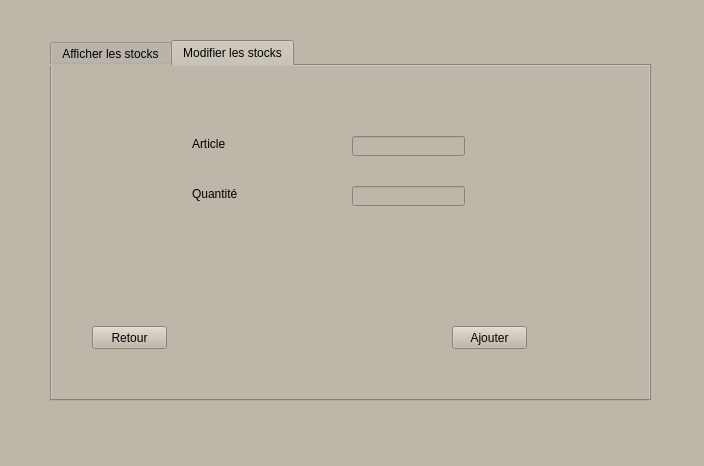
<?xml version="1.0" encoding="UTF-8"?>
<ui version="4.0">
 <class>Stock</class>
 <widget class="QWidget" name="Stock">
  <property name="geometry">
   <rect>
    <x>0</x>
    <y>0</y>
    <width>704</width>
    <height>466</height>
   </rect>
  </property>
  <property name="windowTitle">
   <string>Form</string>
  </property>
  <property name="styleSheet">
   <string notr="true">background-color: rgb(190, 182, 168);</string>
  </property>
  <widget class="QTabWidget" name="tabWidget">
   <property name="geometry">
    <rect>
     <x>50</x>
     <y>40</y>
     <width>601</width>
     <height>361</height>
    </rect>
   </property>
   <property name="currentIndex">
    <number>1</number>
   </property>
   <widget class="QWidget" name="tab_2">
    <attribute name="title">
     <string>Afficher les stocks</string>
    </attribute>
    <widget class="QTableView" name="tabetudiant">
     <property name="geometry">
      <rect>
       <x>100</x>
       <y>40</y>
       <width>331</width>
       <height>231</height>
      </rect>
     </property>
    </widget>
   </widget>
   <widget class="QWidget" name="tab">
    <attribute name="title">
     <string>Modifier les stocks</string>
    </attribute>
    <widget class="QLabel" name="label">
     <property name="geometry">
      <rect>
       <x>140</x>
       <y>70</y>
       <width>91</width>
       <height>16</height>
      </rect>
     </property>
     <property name="text">
      <string>Article</string>
     </property>
    </widget>
    <widget class="QLabel" name="label_2">
     <property name="geometry">
      <rect>
       <x>140</x>
       <y>120</y>
       <width>101</width>
       <height>16</height>
      </rect>
     </property>
     <property name="text">
      <string>Quantité</string>
     </property>
    </widget>
    <widget class="QLineEdit" name="lineEdit_as">
     <property name="geometry">
      <rect>
       <x>300</x>
       <y>70</y>
       <width>113</width>
       <height>20</height>
      </rect>
     </property>
    </widget>
    <widget class="QLineEdit" name="lineEdit_qs">
     <property name="geometry">
      <rect>
       <x>300</x>
       <y>120</y>
       <width>113</width>
       <height>20</height>
      </rect>
     </property>
    </widget>
    <widget class="QPushButton" name="pb_ajouter">
     <property name="geometry">
      <rect>
       <x>400</x>
       <y>260</y>
       <width>75</width>
       <height>23</height>
      </rect>
     </property>
     <property name="text">
      <string>Ajouter</string>
     </property>
    </widget>
    <widget class="QPushButton" name="pushButton">
     <property name="geometry">
      <rect>
       <x>40</x>
       <y>260</y>
       <width>75</width>
       <height>23</height>
      </rect>
     </property>
     <property name="text">
      <string>Retour</string>
     </property>
    </widget>
   </widget>
  </widget>
 </widget>
 <resources/>
 <connections/>
</ui>
